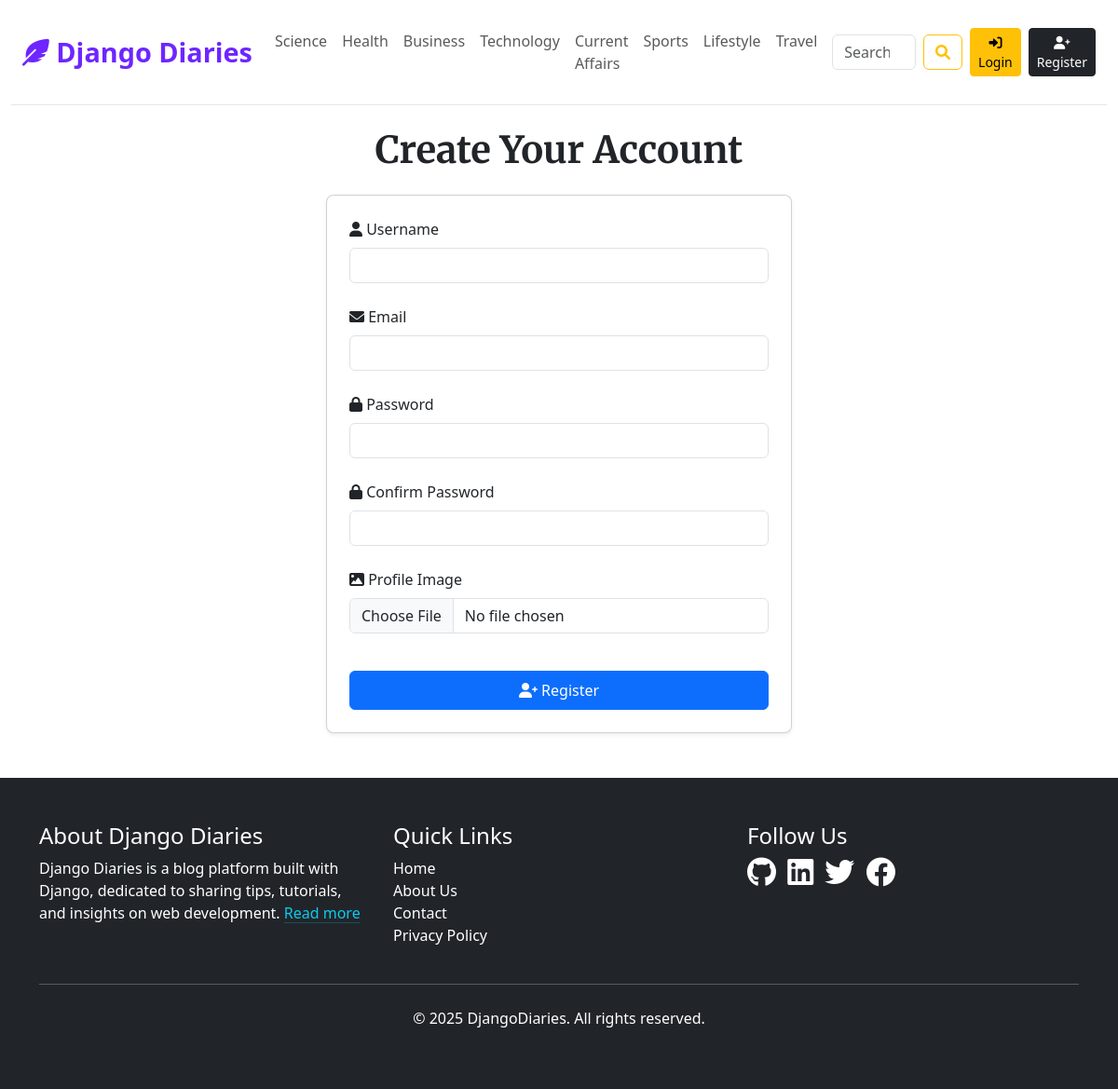
Screenshot of /register/ with the database file from the repository.
### blogs/models.py (models this page shows, shortened)
class Category(models.Model):
    category_name = models.CharField(max_length=50, unique=True)
    created_at = models.DateTimeField(auto_now_add=True)
    updated_at = models.DateTimeField(auto_now=True)
    class Meta:
        verbose_name_plural = "categories"

### blog_main/views.py (the view)
# urls.py: path('register/', views.register, name='register'),
def register(request):
    if request.method == 'POST':
        form = RegistrationForm(request.POST, request.FILES)
        if form.is_valid():
            form.save()
            return redirect('login')  # Adjust the redirect as needed (e.g., to the login page or a success page)
    else:
        form = RegistrationForm()
    context = {
        'form': form,
    }
    return render(request, 'register.html', context)

### blog_main/forms.py (shortened to what this page needs)
class RegistrationForm(forms.ModelForm):
    password1 = forms.CharField(widget=forms.PasswordInput())
    password2 = forms.CharField(widget=forms.PasswordInput())
    profile_image = forms.ImageField(required=False)
    class Meta:
        model = User
        fields = ['username', 'email']

### blogs/context_processors.py (called while the page is built)
def get_categories(request):
    categories = Category.objects.all()
    return {'categories': categories}

### templates/register.html (shortened to what this page needs)
{% extends "base/base.html" %}
{% block content %}
<div class="container mb-5">
    <h1 class="text-center my-4 fw-bold">Create Your Account</h1>
    <form action="" method="POST" enctype="multipart/form-data" style="max-width: 500px; margin: 0 auto;">
        <div class="card p-4 shadow-sm rounded-3">
            <div class="form-group mb-4">
                <label for="id_username" class="form-label">
                    <i class="fas fa-user"></i> Username
                </label>
                <input type="text" name="username" class="form-control" id="id_username" value="{{ form.username.value|default:'' }}" required>
            </div>
            <div class="form-group mb-4">
                <label for="id_email" class="form-label">
                    <i class="fas fa-envelope"></i> Email
                </label>
                <input type="email" name="email" class="form-control" id="id_email" value="{{ form.email.value|default:'' }}" required>
            </div>
            <div class="form-group mb-4">
                <label for="id_password1" class="form-label">
                    <i class="fas fa-lock"></i> Password
                </label>
                <input type="password" name="password1" class="form-control" id="id_password1" required>
            </div>
            <div class="form-group mb-4">
                <label for="id_password2" class="form-label">
                    <i class="fas fa-lock"></i> Confirm Password
                </label>
                <input type="password" name="password2" class="form-control" id="id_password2" required>
            </div>
            <div class="form-group mb-4">
                <label for="id_profile_image" class="form-label">
                    <i class="fas fa-image"></i> Profile Image
                </label>
                <input type="file" name="profile_image" class="form-control" id="id_profile_image">
            </div>
            <button type="submit" class="btn btn-primary btn-block py-2 mt-3 w-100">
                <i class="fas fa-user-plus"></i> Register
            </button>
        </div>
    </form>
</div>
{% endblock %}

### templates/base/header.html (shortened to what this page needs)
{% load static %}
<!DOCTYPE html>
<html lang="en" data-bs-theme="light">
  <head>
    <link href="https://cdnjs.cloudflare.com/ajax/libs/font-awesome/6.0.0-beta3/css/all.min.css" rel="stylesheet">
    <link href="https://cdn.jsdelivr.net/npm/bootstrap@5.3.3/dist/css/bootstrap.min.css" rel="stylesheet">
    <link href="{% static 'css/blog.css' %}" rel="stylesheet">
  </head>
  <body>
    <div class="container-fluid">
      <header class="blog-header py-3 sticky-top bg-white">
        <nav class="navbar navbar-expand-lg navbar-light">
          <div class="container-fluid">
            <a class="navbar-brand custom-hover" href="/">
              <i class="fas fa-feather-alt"></i> Django Diaries
            </a>
            <div class="collapse navbar-collapse" id="navbarNav">
              <ul class="navbar-nav me-auto mb-2 mb-lg-0">
                {% for category in categories %}
                  <li class="nav-item">
                    <a class="nav-link custom-hover" href="{% url 'posts_by_category' category.id %}">{{ category.category_name }}</a>
                  </li>
                {% endfor %}
              </ul>
              <form class="d-flex m-2" action="{% url 'search' %}" method="GET">
                <input class="form-control me-2" type="search" placeholder="Search" aria-label="Search" name="keyword">
                <button class="btn btn-outline-warning" type="submit"><i class="fa fa-search"></i></button>
              </form>
              <div class="d-flex">
                {% if not user.is_authenticated %}
                  <a class="btn btn-sm btn-warning me-2" href="{% url 'login' %}"><i class="fa fa-sign-in-alt"></i> Login</a>
                  <a class="btn btn-sm btn-dark" href="{% url 'register' %}"><i class="fa fa-user-plus"></i> Register</a>
                {% else %}
                  <a class="btn btn-sm btn-dark me-2" href="{% url 'dashboard' %}"><i class="fas fa-desktop"></i> Dashboard</a>
                  <a class="btn btn-sm btn-danger" href="{% url 'logout' %}"><i class="fas fa-sign-out-alt"></i> Logout</a>
                {% endif %}
              </div>
            </div>
          </div>
        </nav>
      </header>

### static/css/blog.css (style rules this page uses)
.blog-header { border-bottom: 1px solid #e5e5e5; }
.navbar-brand { font-size: 2rem; font-weight: bold; color: #6e25ff !important; }
.custom-hover { position: relative; text-decoration: none; transition: color 0.3s ease; }
.custom-hover::after { content: ''; position: absolute; width: 100%; transform: scaleX(0); height: 2px; bottom: 0; left: 0; background-color: #007bff; transform-origin: bottom right; transition: transform 0.25s ease-out; }
h1,h2 { font-family: "Merriweather", Georgia, "Times New Roman", serif; }
@media (min-width: 768px) { .navbar-brand { font-size: 1.8rem; } }

### rows the page displays
Category: category_name "Science"
Category: category_name "Health"
Category: category_name "Business"
Category: category_name "Technology"
Category: category_name "Current Affairs"
Category: category_name "Sports"
Category: category_name "Lifestyle"
Category: category_name "Travel"
